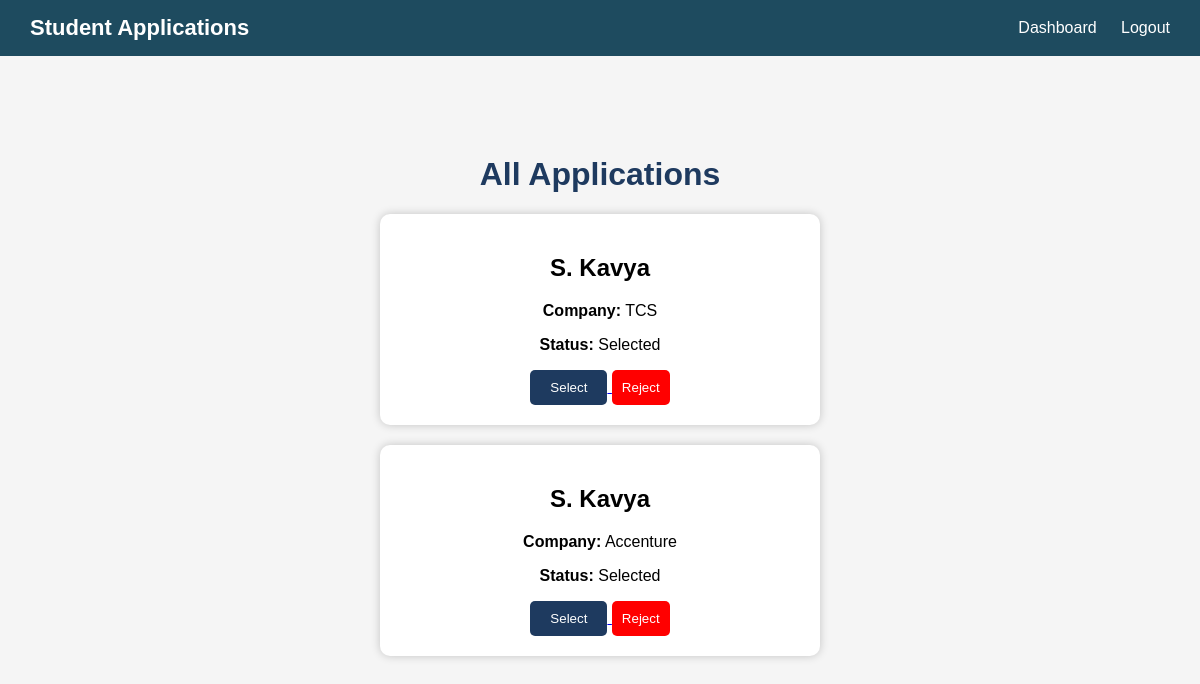
Screenshot of /view-applications (signed in) with the database file from the repository.
### tables this page shows
CREATE TABLE applications (

        id INTEGER PRIMARY KEY AUTOINCREMENT,

        student_name TEXT,

        company_name TEXT,

        status TEXT
    );

### app.py (the view)
@app.route("/view-applications")
def view_applications():
    if "admin" not in session:
        return redirect("/admin-login")
    conn = sqlite3.connect("placement.db")
    c = conn.cursor()
    c.execute("""
    SELECT * FROM applications
    """)
    applications = c.fetchall()
    conn.close()
    return render_template(
        "view_applications.html",
        applications=applications
    )

### templates/view_applications.html (shortened to what this page needs)
<!DOCTYPE html>
<html>
<head>
    <link rel="stylesheet"
          href="{{ url_for('static', filename='style.css') }}">
</head>
<body>
    <div class="navbar">
        <div class="logo">
            Student Applications
        </div>
        <div class="menu">
            <a href="/admin-dashboard">
                Dashboard
            </a>
            <a href="/logout">
                Logout
            </a>
        </div>
    </div>
    <div class="container">
        <h1>All Applications</h1>
        {% for app in applications %}
        <div class="card">
            <h2>{{ app[1] }}</h2>
            <p>
                <b>Company:</b> {{ app[2] }}
            </p>
            <p>
                <b>Status:</b> {{ app[3] }}
            </p>
            <a href="/update-status/{{ app[0] }}/Selected">
                <button class="apply-btn">
                    Select
                </button>
            </a>
            <a href="/update-status/{{ app[0] }}/Rejected">
                <button class="reject-btn">
                    Reject
                </button>
            </a>
        </div>
        {% endfor %}
    </div>
</body>
</html>

### static/style.css (style rules this page uses)
body { margin: 0; font-family: Arial; background: #f5f5f5; }
.navbar { background: #1e4b5f; color: white; display: flex; justify-content: space-between; align-items: center; padding: 15px 30px; }
.logo { font-size: 22px; font-weight: bold; }
.menu a { color: white; text-decoration: none; margin-left: 20px; font-size: 16px; }
.container { text-align: center; margin-top: 100px; }
.container h1 { color: #1e3a5f; }
.card { background: white; width: 400px; margin: 20px auto; padding: 20px; border-radius: 10px; box-shadow: 0 0 10px rgba(0,0,0,0.2); }
.apply-btn { background: #1e3a5f; color: white; border: none; padding: 10px 20px; border-radius: 5px; cursor: pointer; }
.reject-btn { background: red; color: white; padding: 10px; border: none; border-radius: 5px; cursor: pointer; }

### rows the page displays
applications: student_name "S. Kavya", company_name "TCS", status "Selected"
applications: student_name "S. Kavya", company_name "Accenture", status "Selected"
